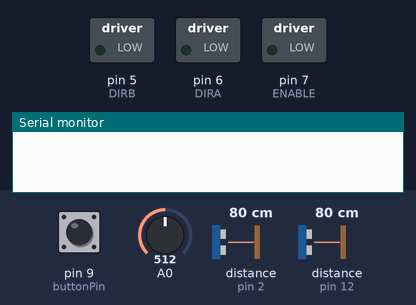
Recording of a sketch running on a simulated Arduino Uno, built with avr-gcc and run on an emulated ATmega328P. Shown: switched loads named in the sketch (green lamp = pin HIGH), the last lines printed to the serial monitor. Inputs (shaded band) come from the test bench; at power-on: pin 9 (buttonPin) LOW, distance to the obstacle (sensors on pin 12, pin 2) 80 cm, A0 = 512. The echo pulse lasts 58.3 µs per cm; pins used as bus, display or sensor lines are not drawn.

Above: at 2.2 s.
2.3 s: pin 9 (buttonPin) pulled HIGH for 0.15 s
3.9 s: distance to the obstacle (sensor on pin 12) set to 12 cm
5.4 s: distance to the obstacle (sensor on pin 12) set to 9 cm
At 6.3 s:
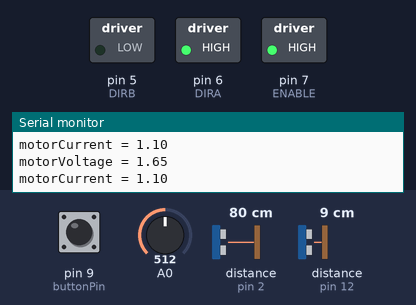
7.0 s: distance to the obstacle (sensor on pin 2) set to 24 cm
10.0 s: distance to the obstacle (sensor on pin 2) set to 19 cm
At 11.2 s:
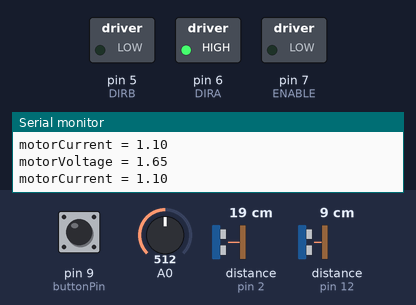
11.5 s: distance to the obstacle (sensor on pin 2) set to 299 cm
At 12.7 s:
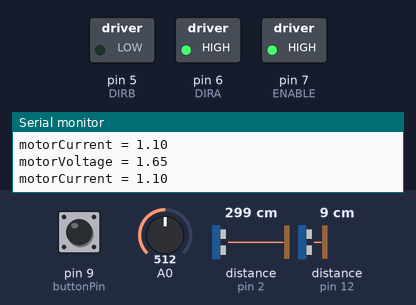
Timing chart, 0 to 14.0 s (numbered marks = the images above; inputs shaded):
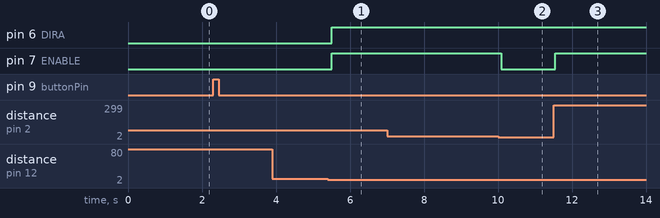

Measured:
- the behaviour switches between 11 and 10 cm on distance to the obstacle (sensor on pin 12) (found by bisection; images 0 and 1)
- the behaviour switches between 22 and 21 cm on distance to the obstacle (sensor on pin 2) (found by bisection; images 1 and 2)
- after the input at 5.4 s, pin 6 (DIRA), pin 7 (ENABLE): LOW → HIGH after 0.10 s
- after the input at 10.0 s, pin 7 (ENABLE): HIGH → LOW after 0.08 s
- after the input at 11.5 s, pin 7 (ENABLE): LOW → HIGH after 0.05 s

The sketch:

ultrasonic_mouse.ino
```cpp
//www.elegoo.com
//2016.12.08

// ON/OFF Switch
const int buttonPin = 9;    // the number of the pushbutton pin
bool ON = false;         // the current state of the output pin (initially OFF)
int buttonState;             // the current reading from the input pin
int lastButtonState = LOW;   // the previous reading from the input pin
unsigned long lastDebounceTime = 0;  // the last time the output pin was toggled
unsigned long debounceDelay = 50;    // the debounce time; increase if the output flickers

// Ultrasonic Sensor Library
#include "SR04.h"

// Back Ultrasonic Sensor
#define BACK_TRIG_PIN 13
#define BACK_ECHO_PIN 12
SR04 back_sensor = SR04(BACK_ECHO_PIN, BACK_TRIG_PIN);
long back_distance;

// Front Ultrasonic Sensor
#define FRONT_TRIG_PIN 3
#define FRONT_ECHO_PIN 2
SR04 front_sensor = SR04(FRONT_ECHO_PIN, FRONT_TRIG_PIN);
long front_distance;

// DC Motor
#define ENABLE 7
#define DIRA 6
#define DIRB 5
float senseResistance = 1.5;

// Controls
int RUN_DISTANCE = 10;
int BRAKE_DISTANCE = 20;

void setup() {

  // ON/OFF Switch
  pinMode(buttonPin, INPUT);

  // Set DC Motor Pin Direction
  pinMode(ENABLE,OUTPUT);
  pinMode(DIRA,OUTPUT);
  pinMode(DIRB,OUTPUT);
  pinMode(A0, INPUT);

  // Serial Monitor
  Serial.begin(9600);
  delay(1000);
}

void loop() {

  // Detect ON/OFF button press
  checkForButtonPress();

  if (ON) {

    // Collect & record distance measure
    back_distance = back_sensor.Distance();
    front_distance = front_sensor.Distance();
//    printSensorValues();

    // Check the motor current
    // https://www.arduino.cc/en/Tutorial/BuiltInExamples/ReadAnalogVoltage
    float sensorValueMax = 1023.0;
    float motorVoltageSupply = 3.3;
    int sensorValue = analogRead(A0);
    float motorVoltage = sensorValue * (motorVoltageSupply / sensorValueMax); // Scaled between 0V and 3.3V
    // V = IR -> I = V/R
    float motorCurrent = motorVoltage / senseResistance;

//    Serial.print("sensorValue = ");
//    Serial.println(sensorValue);
    Serial.print("motorVoltage = ");
    Serial.println(motorVoltage);
    Serial.print("motorCurrent = ");
    Serial.println(motorCurrent);

    // Turn the motor ON if:
    // a threat is close to the backand no frontal obstacles are near.
    if ((back_distance < RUN_DISTANCE) && (front_distance > BRAKE_DISTANCE)) {
      motorON();
    } else {
      motorOFF();
    }
  }
}


// Helper Functions

void printSensorValues() {
    Serial.print("Back = ");
    Serial.print(back_distance);
    Serial.print("cm");
    Serial.print(", ");
    Serial.print("Front = ");
    Serial.print(front_distance);
    Serial.println("cm");
    delay(10);
}

void motorON() {
//    Serial.println("Motor on");
    digitalWrite(ENABLE,255); // enable full speed
    digitalWrite(DIRA,HIGH); //one way
    digitalWrite(DIRB,LOW);
}

void motorOFF() {
  digitalWrite(ENABLE,LOW);
}

void checkForButtonPress() {

  int reading = digitalRead(buttonPin);

  if (reading != lastButtonState) {
    lastDebounceTime = millis();
  }

  if ((millis() - lastDebounceTime) > debounceDelay) {
    if (reading != buttonState) {
      buttonState = reading;
      if (buttonState == HIGH) {
        ON = !ON; // Switch the ON/OFF state
      }
    }
  }

  lastButtonState = reading;
}
```

SR04.cpp
```cpp
#include "SR04.h"

SR04::SR04(int echoPin, int triggerPin) {
    _echoPin = echoPin;
    _triggerPin = triggerPin;
    pinMode(_echoPin, INPUT);
    pinMode(_triggerPin, OUTPUT);
    _autoMode = false;
    _distance = 999;
}


long SR04::Distance() {
    long d = 0;
    _duration = 0;
    digitalWrite(_triggerPin, LOW);
    delayMicroseconds(2);
    digitalWrite(_triggerPin, HIGH);
    delayMicroseconds(10);
    digitalWrite(_triggerPin, LOW);
    delayMicroseconds(2);
    _duration = pulseIn(_echoPin, HIGH, PULSE_TIMEOUT);
    d = MicrosecondsToCentimeter(_duration);
    delay(25);
    return d;
}

long SR04::DistanceAvg(int wait, int count) {
    long min, max, avg, d;
    min = 999;
    max = 0;
    avg = d = 0;

    if (wait < 25) {
        wait = 25;
    }

    if (count < 1) {
        count = 1;
    }

    for (int x = 0; x < count + 2; x++) {
        d = Distance();

        if (d < min) {
            min = d;
        }

        if (d > max) {
            max = d;
        }

        avg += d;
    }

    // substract highest and lowest value
    avg -= (max + min);
    // calculate average
    avg /= count;
    return avg;
}

void SR04::Ping() {
    _distance = Distance();
}

long SR04::getDistance() {
    return _distance;
}

long SR04::MicrosecondsToCentimeter(long duration) {
    long d = (duration * 100) / 5882;
    //d = (d == 0)?999:d;
    return d;
}
```

SR04.h
```cpp
#ifndef SR04_H
#define SR04_H

#if defined(ARDUINO) && ARDUINO >= 100
	#include "Arduino.h"
#else
	#include "WProgram.h"
#endif
//#include "pins_arduino.h"

#include <inttypes.h>

#define PULSE_TIMEOUT 150000L	// 100ms
#define DEFAULT_DELAY 10
#define DEFAULT_PINGS 5
class SR04 {
public:

	/**
	* Constructor
	* Ultrasonic sensor SR04, four connections pins
	* VCC, ECHO, TRIGGER, GND
	* <br>
	* \param echoPin digital INPUT-Pin for measuring distance
	* \param triggerPin if 10us high a trigger signal is generated from
	*					SR04
	*
	* \return void
	*/
	SR04(int echoPin, int triggerPin);

	/**
	* Do a measurment for this sensor. Return distance as long
	* in centimenter
	* \return long distance in centimeter
	*/
	long Distance();

	/**
	* Do count measurents and calculate the average.
	* To avoid defilement from ow/high peaks, min/max values
	* are substracted from the average
	*
	* \param wait delay between measurements, default = DEFAULT_DELAY/ms
	* \param count number of measurements, default DEFAULT_PINGS
	* \return long distance in centimeter
	**/
	long DistanceAvg(int wait=DEFAULT_DELAY, int count=DEFAULT_PINGS);

	/**
	* Do only a ping. Get result with methode getDistance()
	*
	* \param keine
	*/
	void Ping() ;

	/**
	* return latest distance. Methode Ping() should be called before
	* \param keine
	* \return Distanz in Zentimeter
	*/
	long getDistance();


private:
	/**
	* Do the measurement calculation and return result in centimeter
	* SR04 measure echo time to obstacle and return way.
	* <br>
	* Sound travels with 340m/sec
	* <br>
	* Example: Obstace 100cm away from SR04. Measure time is 100cm to
	* obstacle and 100cm return = 200cm
	* <br>
	* 1sec = 1000ms = 1.000.000uS
	* 1.000.000 / 340 = Distance in microseconds for 100cm
	* 2941uS fuer 100cm = 5882 uS fuer 200cm
	*
	* duration / 5882 * 100 = distance in cm
	*/
	long MicrosecondsToCentimeter(long duration);

	long _currentDistance;
	int _echoPin, _triggerPin;
	long _duration, _distance;
	bool _autoMode;
};
#endif
```
